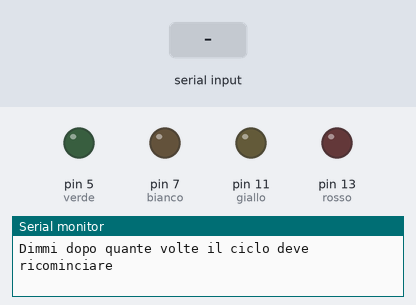
This sketch was run on a simulated Arduino Uno, built with avr-gcc and run on an emulated ATmega328P. Parts: output pins drawn as LEDs (lit = HIGH), the last lines printed to the serial monitor. The inputs (shaded band) are chosen by the test bench. Random numbers use the default seed unless the sketch sets one.

Above: at 1.2 s.
1.3 s: "90,45\n" received over Serial
3.8 s: "30,150\n" received over Serial
At 6.0 s:
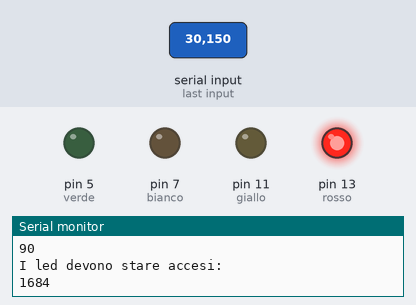
At 7.8 s:
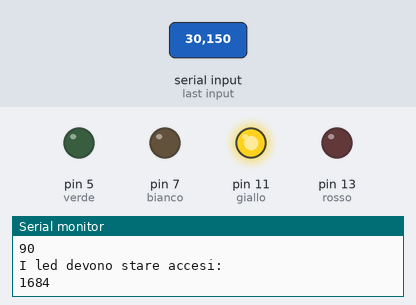
Timing chart, 0 to 18.6 s (numbered marks = the images above; inputs shaded):
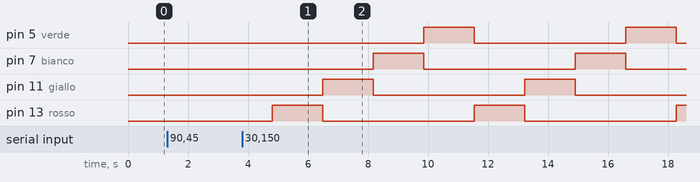

Measured:
- after the input at 3.8 s, pin 5 (verde): alternates HIGH for 1.7 s and LOW for 5.1 s, starting after 6.1 s; pin 7 (bianco): alternates HIGH for 1.7 s and LOW for 5.1 s, starting after 4.4 s

The sketch:

verifica.ino
```cpp
int rosso = 13;
int giallo = 11;
int bianco = 7;
int verde = 5;
int numerorandom;
int quanticicli;
int appoggio;


void setup() {
  // put your setup code here, to run once:
  pinMode(rosso, OUTPUT);
  pinMode(giallo, OUTPUT);
  pinMode(bianco, OUTPUT);
  pinMode(verde, OUTPUT);
  Serial.begin(9600);
  randomSeed(analogRead(0));

}


void loop() {
  // put your main code here, to run repeatedly:
   Serial.println("Dimmi dopo quante volte il ciclo deve ricominciare");
  while(Serial.available () == 0){}
  quanticicli = Serial.readString().toInt();
  Serial.println(quanticicli);
  Serial.println("I led devono stare accesi:");
  while(Serial.available () == 0){}
  appoggio = Serial.readString().toInt();
  numerorandom = random(500, 5000);
  Serial.println(numerorandom);
  for(int i = 0; i < quanticicli; i++){
  digitalWrite(rosso, HIGH);
  delay(numerorandom);
  digitalWrite(rosso, LOW);
  digitalWrite(giallo, HIGH);
  delay(numerorandom);
  digitalWrite(giallo, LOW);
  digitalWrite(bianco, HIGH);
  delay(numerorandom);
  digitalWrite(bianco, LOW);
  digitalWrite(verde, HIGH);
  delay(numerorandom);
  digitalWrite(verde, LOW);
  }
  setup();


}
```
